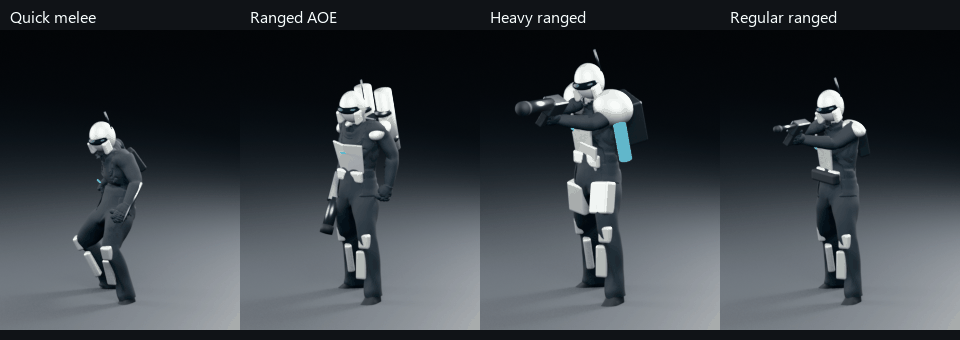
#> input picture Art/Enemies/v01/attack-phase-comparison.gif, 960 x 340 px, given in place of approved-concept.png, which was not available
$ python package_operative_review.py
#> lines starting #> are read from the running program, lines starting #| are printed output that depends on the picture; pictures that were not available may be replaced by others from this repository, and a replacement may not be noted
"""Contact sheets and GIFs assembled from actual Blender renders only."""
from pathlib import Path
import json,zipfile
from PIL import Image,ImageDraw,ImageOps,ImageFont

ROOT=Path(__file__).resolve().parents[2];OUT=ROOT/'Art/Operative/v01'
font_path='C:/Windows/Fonts/segoeui.ttf'
font=ImageFont.truetype(font_path,20);small=ImageFont.truetype(font_path,15)
board=Image.new('RGB',(1260,820),'#252c32');draw=ImageDraw.Draw(board)
#> after `board = Image.new('RGB', (1260, 820), '#252c32')`:
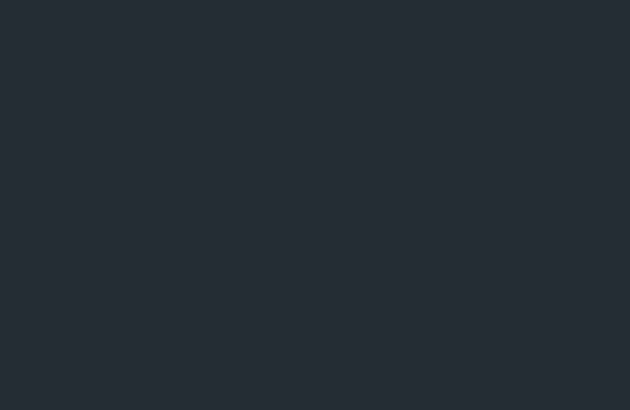
#> board: PIL image 1260x820 RGB (shown at 1/2 size); mean R, G, B 37, 44, 50
items=[('Approved concept',OUT/'reference/approved-concept.png',(25,22,323,642)),
       ('Actual 3D / rest pose',OUT/'renders/front.png',(105,25,535,780)),
       ('Actual 3D / rifle ready',OUT/'renders/rifle-ready.png',(70,25,570,780))]
for i,(title,path,crop) in enumerate(items):
    draw.text((i*420+20,15),title,font=font,fill='white')
    image=Image.open(path).convert('RGB').crop(crop);image=ImageOps.contain(image,(400,735))
#> after `image = Image.open(path).convert('RGB').crop(crop)`:
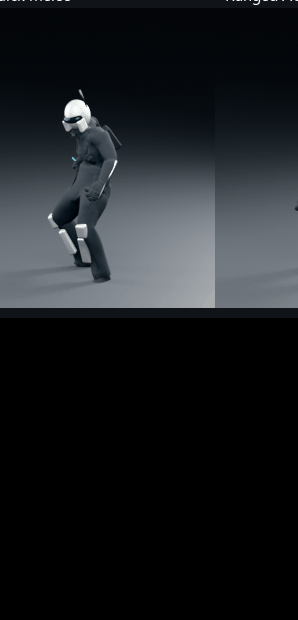
#> image: PIL image 298x620 RGB; mean R, G, B 27.6, 30.5, 33.3
    board.paste(image,(i*420+(420-image.width)//2,55+(735-image.height)//2))
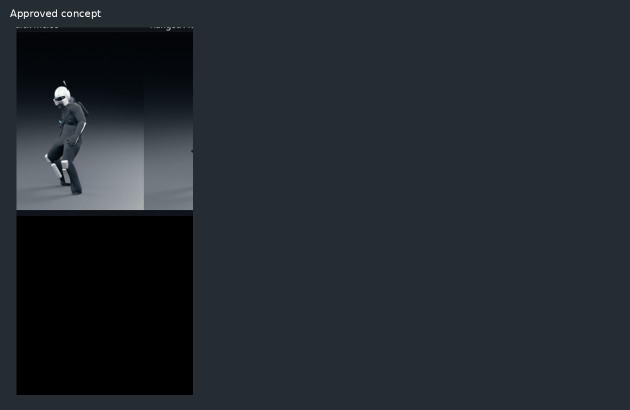
#> board: PIL image 1260x820 RGB (shown at 1/2 size); mean R, G, B 34.8, 40.8, 46
#> pass 2 of the loop `for i,(title,path,crop) in enumerate(items):`:
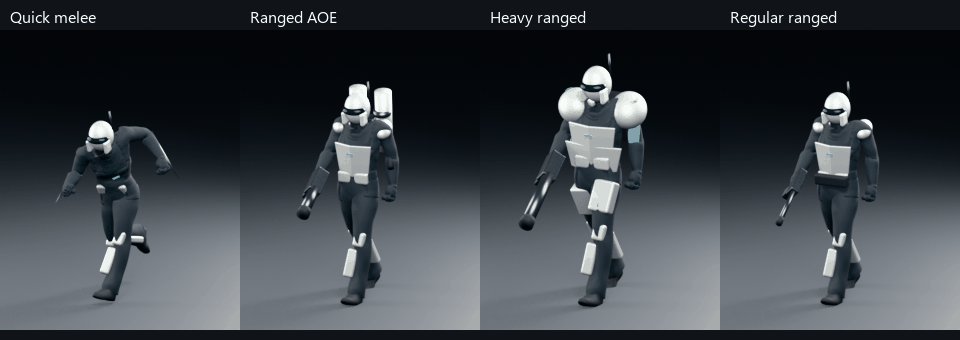
#> input picture Art/Enemies/v01/move-phase-comparison.gif, 960 x 340 px, given in place of front.png, which was not available
#> `image = Image.open(path).convert('RGB').crop(crop)`:
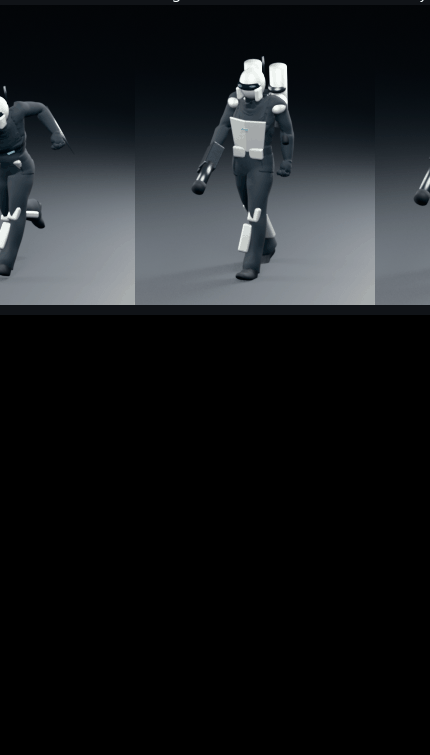
#> image: PIL image 430x755 RGB; mean R, G, B 24.5, 26.9, 29.1
#> image: PIL image 400x702 RGB
#> `board.paste(image,(i*420+(420-image.width)//2,55+(735-image.height)//2))`:
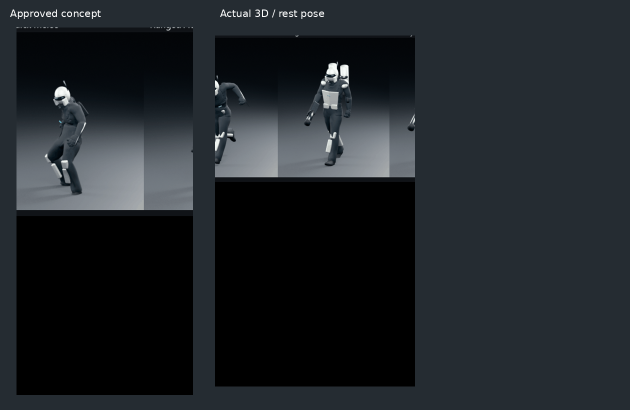
#> board: PIL image 1260x820 RGB (shown at 1/2 size); mean R, G, B 31.6, 36.3, 40.5
draw.text((20,795),'REVIEW v01 / original mesh, rig and materials / not integrated into Unity',font=small,fill='#b9c6ce')
board.save(OUT/'comparison.png')
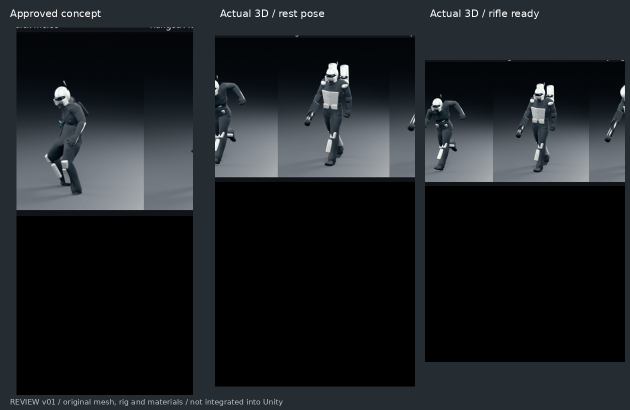
#> saved as comparison.png: PIL image 1260x820 RGB (shown at 1/2 size); mean R, G, B 29.1, 32.7, 36

details=Image.new('RGB',(1280,850),'#252c32');d=ImageDraw.Draw(details)
for i,(name,title) in enumerate([('three-quarter.png','Rest / three-quarter'),('side.png','Profile'),('back.png','Rear equipment'),('game-angle.png','Isometric close view')]):
#> (the run stopped early here; a loop or call above may not have finished)
